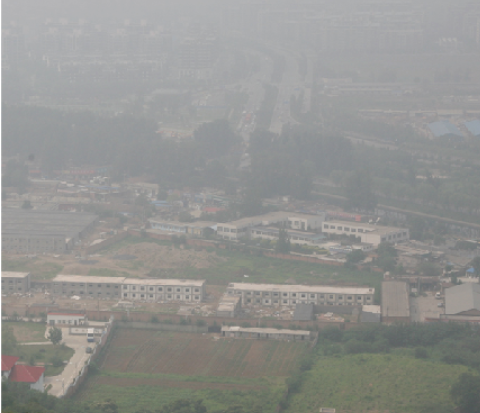
%> input picture MATLAB课程设计-基于Retinex理论的图像去雾算法研究/程序/a.png, 480 x 413 px
$ octave rets.m   (GNU Octave 9; MATLAB toolbox functions it lacks are replaced by stand-ins)
%> lines starting %> are read from the running program, lines starting %| are printed output that depends on the picture
I = imread('a.png');
%> I is the input picture: size 413x480x3 uint8; mean R, G, B 147, 147.4, 144.9

R = I(:, :, 1);
G = I(:, :, 2);
B = I(:, :, 3);
R0 = double(R);
G0 = double(G);
B0 = double(B);

[N1, M1] = size(R);
%> N1 = 413; M1 = 480

Rlog = log(R0+1);
Rfft2 = fft2(R0);

sigma1 = 128;
F1 = fspecial('gaussian', [N1,M1], sigma1);
Efft1 = fft2(double(F1));

DR0 = Rfft2.* Efft1;
DR = ifft2(DR0);

DRlog = log(DR +1);
Rr1 = Rlog - DRlog;

sigma2 = 256;
F2 = fspecial('gaussian', [N1,M1], sigma2);
Efft2 = fft2(double(F2));

DR0 = Rfft2.* Efft2;
DR = ifft2(DR0);

DRlog = log(DR +1);
Rr2 = Rlog - DRlog;

sigma3 = 512;
F3 = fspecial('gaussian', [N1,M1], sigma3);
Efft3 = fft2(double(F3));

DR0 = Rfft2.* Efft3;
DR = ifft2(DR0);

DRlog = log(DR +1);
Rr3 = Rlog - DRlog;

Rr = (Rr1 + Rr2 +Rr3)/3;

a = 125;
II = imadd(R0, G0);
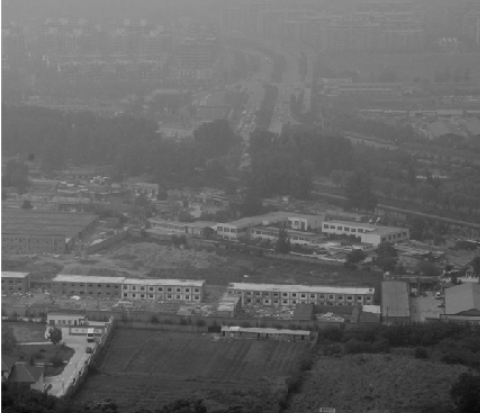
%> II: size 413x480 double; min 151, max 510, mean 294.4; drawn with min black and max white
II = imadd(II, B0);
Ir = immultiply(R0, a);
C = imdivide(Ir, II);
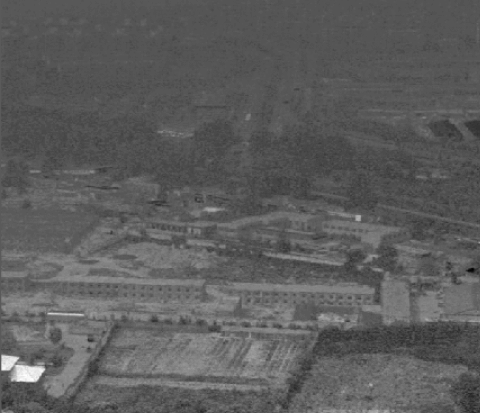
%> C: size 413x480 double; min 35.99, max 51.97, mean 41.8; drawn with min black and max white
C = log(C+1);

Rr = immultiply(C, Rr);
EXPRr = exp(Rr);
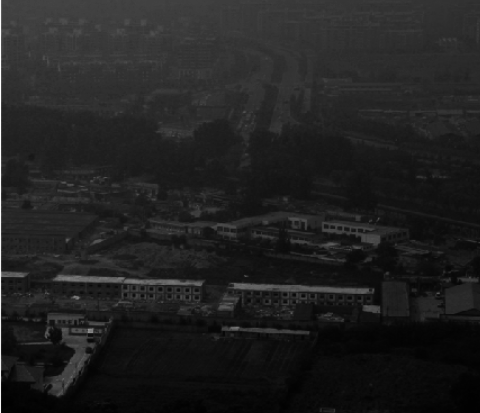
%> EXPRr: size 413x480 double; min 0.0704, max 8.09, mean 1.12; drawn with min black and max white
MIN = min(min(EXPRr));
%> MIN = 0.0704
MAX = max(max(EXPRr));
%> MAX = 8.09
EXPRr = (EXPRr - MIN)/(MAX - MIN);
EXPRr = adapthisteq(EXPRr);

Glog = log(G0+1);
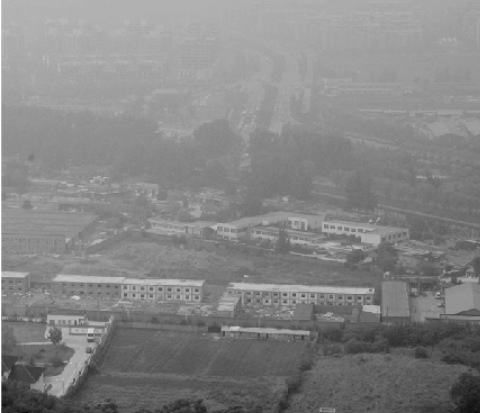
%> Glog: size 413x480 double; min 4.38, max 5.55, mean 4.99; drawn with min black and max white
Gfft2 = fft2(G0);

DG0 = Gfft2.* Efft1;
DG = ifft2(DG0);

DGlog = log(DG +1);
Gg1 = Glog - DGlog;


DG0 = Gfft2.* Efft2;
DG = ifft2(DG0);

DGlog = log(DG +1);
Gg2 = Glog - DGlog;


DG0 = Gfft2.* Efft3;
DG = ifft2(DG0);

DGlog = log(DG +1);
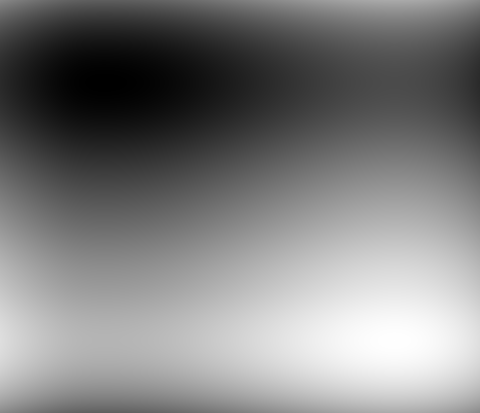
%> DGlog: size 413x480 double; min 5, max 5, mean 5; drawn with min black and max white
Gg3 = Glog - DGlog;

Gg = (Gg1 + Gg2 +Gg3)/3;

Ig = immultiply(G0, a);
C = imdivide(Ig, II);
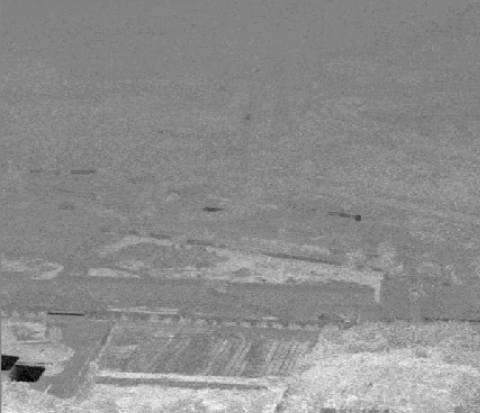
%> C: size 413x480 double; min 35.86, max 47, mean 42; drawn with min black and max white
C = log(C+1);

Gg = immultiply(C, Gg);
EXPGg = exp(Gg);
MIN = min(min(EXPGg));
%> MIN = 0.0929
MAX = max(max(EXPGg));
%> MAX = 8.04
EXPGg = (EXPGg - MIN)/(MAX - MIN);
EXPGg = adapthisteq(EXPGg);


Blog = log(B0+1);
Bfft2 = fft2(B0);

DB0 = Bfft2.* Efft1;
DB = ifft2(DB0);

DBlog = log(DB +1);
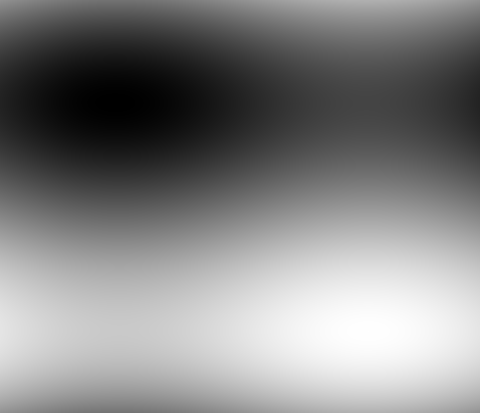
%> DBlog: size 413x480 double; min 4.94, max 5.02, mean 4.98; drawn with min black and max white
Bb1 = Blog - DBlog;


DB0 = Bfft2.* Efft2;
DB = ifft2(DB0);

DBlog = log(DB +1);
Bb2 = Blog - DBlog;


DB0 = Bfft2.* Efft3;
DB = ifft2(DB0);

DBlog = log(DB +1);
Bb3 = Blog - DBlog;

Bb = (Bb1 + Bb2 +Bb3)/3;

Ib = immultiply(B0, a);
C = imdivide(Ib, II);
C = log(C+1);

Bb = immultiply(C, Bb);
EXPBb = exp(Bb);
MIN = min(min(EXPBb));
%> MIN = 0.0525
MAX = max(max(EXPBb));
%> MAX = 8.73
EXPBb = (EXPBb - MIN)/(MAX - MIN);
EXPBb = adapthisteq(EXPBb);


result = cat(3, EXPRr, EXPGg, EXPBb);
subplot(121), imshow(I);
subplot(122), imshow(result);
